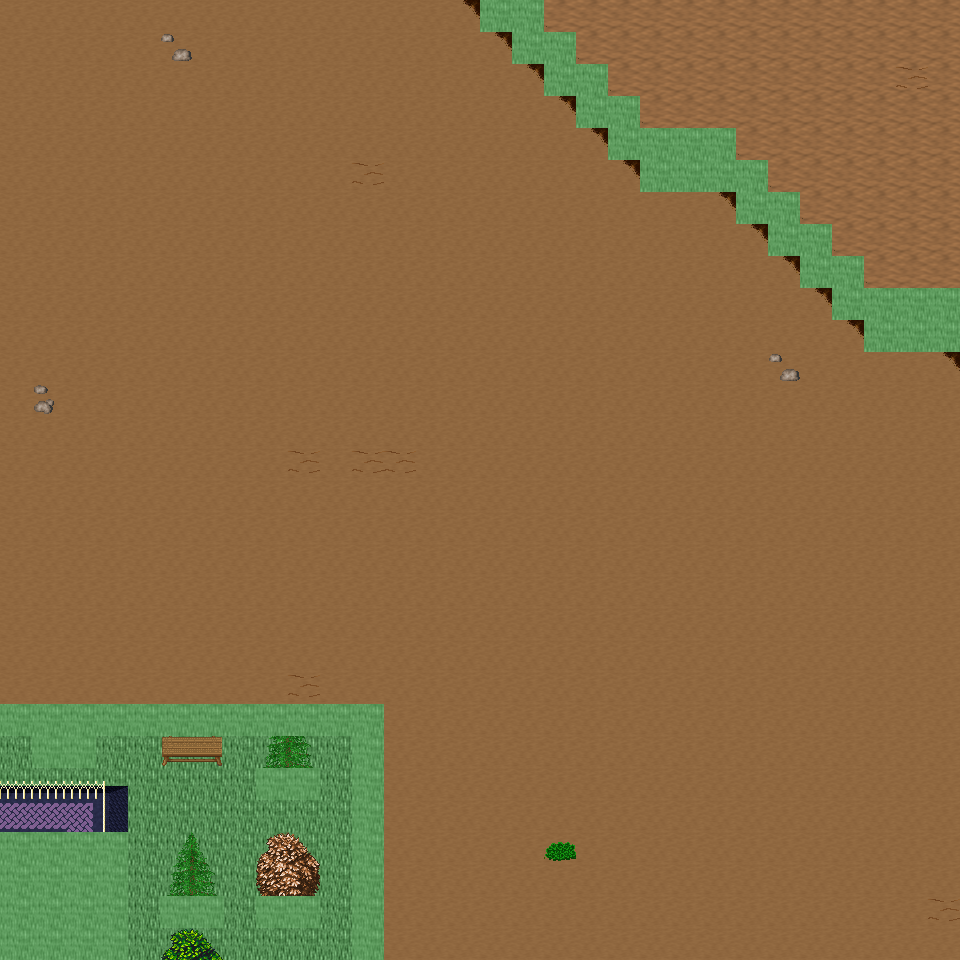

A level layout from a 2D game, rendered from its tile map. Below: a short description, then the map file with tile-grid data replaced by summaries:
An orthogonal 30x30 tile map with 32x32 px tiles, 6 tile layers (Ground, Object, Object2, Above, ...), 37 tilesets and 8 objects (8x mapExit).

<map version="1.0" orientation="orthogonal" renderorder="right-down" width="30" height="30" tilewidth="32" tileheight="32" nextobjectid="9">
  <tileset firstgid="1" name="tileset_ground_ground" tilewidth="32" tileheight="32" tilecount="33" columns="3">
    <image source="../drawable/tileset_ground_ground.png" width="96" height="352" />
  </tileset>
  <tileset firstgid="34" name="tileset_ground_ridge_earth_dark" tilewidth="32" tileheight="32" tilecount="96" columns="12">
    <image source="../drawable/tileset_ground_ridge_earth_dark.png" width="384" height="256" />
  </tileset>
  <tileset firstgid="130" name="tileset_ground_ridge_earth_pale" tilewidth="32" tileheight="32" tilecount="96" columns="12">
    <image source="../drawable/tileset_ground_ridge_earth_pale.png" width="384" height="256" />
  </tileset>
  <tileset firstgid="226" name="tileset_ground_earth_edges" tilewidth="32" tileheight="32" tilecount="18" columns="6">
    <image source="../drawable/tileset_ground_earth_edges.png" width="192" height="96" />
  </tileset>
  <tileset firstgid="244" name="tileset_ground_rock_pebbles" tilewidth="32" tileheight="32" tilecount="3" columns="1">
    <image source="../drawable/tileset_ground_rock_pebbles.png" width="32" height="96" />
  </tileset>
  <tileset firstgid="247" name="tileset_plant_grasses" tilewidth="32" tileheight="32" tilecount="6" columns="3">
    <image source="../drawable/tileset_plant_grasses.png" width="96" height="64" />
  </tileset>
  <tileset firstgid="253" name="tileset_plant_flower_daisy_yellow" tilewidth="32" tileheight="32" tilecount="8" columns="2">
    <image source="../drawable/tileset_plant_flower_daisy_yellow.png" width="64" height="128" />
  </tileset>
  <tileset firstgid="261" name="tileset_plant_bush_bushes" tilewidth="32" tileheight="32" tilecount="10" columns="5">
    <image source="../drawable/tileset_plant_bush_bushes.png" width="160" height="64" />
  </tileset>
  <tileset firstgid="271" name="tileset_plant_flower_daisy_red" tilewidth="32" tileheight="32" tilecount="8" columns="2">
    <image source="../drawable/tileset_plant_flower_daisy_red.png" width="64" height="128" />
  </tileset>
  <tileset firstgid="279" name="tileset_plant_tree_tree_darkgreen" tilewidth="32" tileheight="32" tilecount="88" columns="8">
    <image source="../drawable/tileset_plant_tree_tree_darkgreen.png" width="256" height="352" />
  </tileset>
  <tileset firstgid="367" name="tileset_plant_flower_daisy_blue" tilewidth="32" tileheight="32" tilecount="8" columns="2">
    <image source="../drawable/tileset_plant_flower_daisy_blue.png" width="64" height="128" />
  </tileset>
  <tileset firstgid="375" name="tileset_item_corpse_skull_pale" tilewidth="32" tileheight="32" tilecount="2" columns="2">
    <image source="../drawable/tileset_item_corpse_skull_pale.png" width="64" height="32" />
  </tileset>
  <tileset firstgid="377" name="tileset_plant_vine" tilewidth="32" tileheight="32" tilecount="3" columns="1">
    <image source="../drawable/tileset_plant_vine.png" width="32" height="96" />
  </tileset>
  <tileset firstgid="380" name="tileset_plant_flower_daisy_white" tilewidth="32" tileheight="32" tilecount="8" columns="2">
    <image source="../drawable/tileset_plant_flower_daisy_white.png" width="64" height="128" />
  </tileset>
  <tileset firstgid="388" name="tileset_item_corpse_huge_animal" tilewidth="32" tileheight="32" tilecount="16" columns="2">
    <image source="../drawable/tileset_item_corpse_huge_animal.png" width="64" height="256" />
  </tileset>
  <tileset firstgid="404" name="tileset_building_fence_fence_chunky" tilewidth="32" tileheight="32" tilecount="21" columns="3">
    <image source="../drawable/tileset_building_fence_fence_chunky.png" width="96" height="224" />
  </tileset>
  <tileset firstgid="425" name="tileset_ground_eye" tilewidth="32" tileheight="32" tilecount="9" columns="3">
    <image source="../drawable/tileset_ground_eye.png" width="96" height="96" />
  </tileset>
  <tileset firstgid="434" name="tileset_logic_creature_gnome" tilewidth="32" tileheight="32" tilecount="6" columns="6">
    <image source="../drawable/tileset_logic_creature_gnome.png" width="192" height="32" />
  </tileset>
  <tileset firstgid="440" name="tileset_logic_creature_animal" tilewidth="32" tileheight="32" tilecount="32" columns="8">
    <image source="../drawable/tileset_logic_creature_animal.png" width="256" height="128" />
  </tileset>
  <tileset firstgid="472" name="tileset_logic_collision" tilewidth="32" tileheight="32" tilecount="1" columns="1">
    <image source="../drawable/tileset_logic_collision.png" width="32" height="32" />
  </tileset>
  <tileset firstgid="473" name="tileset_plant_tree_taller_trees" tilewidth="32" tileheight="32" tilecount="32" columns="8">
    <image source="../drawable/tileset_plant_tree_taller_trees.png" width="256" height="128" />
  </tileset>
  <tileset firstgid="505" name="tileset_plant_tree_spruce" tilewidth="32" tileheight="32" tilecount="6" columns="2">
    <image source="../drawable/tileset_plant_tree_spruce.png" width="64" height="96" />
  </tileset>
  <tileset firstgid="511" name="tileset_ground_blue_paving" tilewidth="32" tileheight="32" tilecount="2" columns="1">
    <image source="../drawable/tileset_ground_blue_paving.png" width="32" height="64" />
  </tileset>
  <tileset firstgid="513" name="tileset_ground_grass_edges" tilewidth="32" tileheight="32" tilecount="36" columns="12">
    <image source="../drawable/tileset_ground_grass_edges.png" width="384" height="96" />
  </tileset>
  <tileset firstgid="549" name="tileset_ground_grass_corners" tilewidth="32" tileheight="32" tilecount="24" columns="6">
    <image source="../drawable/tileset_ground_grass_corners.png" width="192" height="128" />
  </tileset>
  <tileset firstgid="573" name="tileset_logic_item_fruits" tilewidth="32" tileheight="32" tilecount="10" columns="10">
    <image source="../drawable/tileset_logic_item_fruits.png" width="256" height="64" />
  </tileset>
  <tileset firstgid="583" name="tileset_building_house_pink_blue" tilewidth="32" tileheight="32" tilecount="99" columns="11">
    <image source="../drawable/tileset_building_house_pink_blue.png" width="352" height="288" />
  </tileset>
  <tileset firstgid="682" name="tileset_building_fence_stone_fence_white" tilewidth="32" tileheight="32" tilecount="9" columns="3">
    <image source="../drawable/tileset_building_fence_stone_fence_white.png" width="96" height="96" />
  </tileset>
  <tileset firstgid="691" name="tileset_plant_tree_pine_tree" tilewidth="32" tileheight="32" tilecount="20" columns="4">
    <image source="../drawable/tileset_plant_tree_pine_tree.png" width="128" height="160" />
  </tileset>
  <tileset firstgid="711" name="tileset_furniture_chair_bench_wooden" tilewidth="32" tileheight="32" tilecount="8" columns="2">
    <image source="../drawable/tileset_furniture_chair_bench_wooden.png" width="64" height="128" />
  </tileset>
  <tileset firstgid="719" name="tileset_item_postbox" tilewidth="32" tileheight="32" tilecount="4" columns="2">
    <image source="../drawable/tileset_item_postbox.png" width="64" height="64" />
  </tileset>
  <tileset firstgid="723" name="tileset_logic_portal" tilewidth="32" tileheight="32" tilecount="24" columns="8">
    <image source="../drawable/tileset_logic_portal.png" width="256" height="96" />
  </tileset>
  <tileset firstgid="747" name="tileset_furniture_light_lamp_blue" tilewidth="32" tileheight="32" tilecount="3" columns="1">
    <image source="../drawable/tileset_furniture_light_lamp_blue.png" width="32" height="96" />
  </tileset>
  <tileset firstgid="750" name="tileset_light_dim_light_7x5" tilewidth="32" tileheight="32" tilecount="35" columns="7">
    <image source="../drawable/tileset_light_dim_light_7x5.png" width="224" height="160" />
  </tileset>
  <tileset firstgid="785" name="tileset_light_light_5x5" tilewidth="32" tileheight="32" tilecount="25" columns="5">
    <image source="../drawable/tileset_light_light_5x5.png" width="160" height="160" />
  </tileset>
  <tileset firstgid="810" name="tileset_logic_creature_reptile" tilewidth="32" tileheight="32" tilecount="7" columns="7">
    <image source="../drawable/tileset_logic_creature_reptile.png" width="224" height="32" />
  </tileset>
  <tileset firstgid="817" name="tileset_plant_bushes_and_trees" tilewidth="32" tileheight="32" tilecount="144" columns="16">
    <image source="../drawable/tileset_plant_bushes_and_trees.png" width="512" height="289" />
  </tileset>
  <layer name="Ground" width="30" height="30">
    <data>[900 cells, 900 non-empty, 3 distinct tile ids]</data>
  </layer>
  <layer name="Object" width="30" height="30">
    <data>[900 cells, 60 non-empty, 16 distinct tile ids]</data>
  </layer>
  <layer name="Object2" width="30" height="30">
    <data>[900 cells, 32 non-empty, 10 distinct tile ids]</data>
  </layer>
  <layer name="Above" width="30" height="30">
    <data>[900 cells, 49 non-empty, 26 distinct tile ids]</data>
  </layer>
  <layer name="Above2" width="30" height="30">
    <data>[900 cells, 0 non-empty, 0 distinct tile ids]</data>
  </layer>
  <layer name="Walkable" width="30" height="30">
    <data>[900 cells, 72 non-empty, 1 distinct tile ids]</data>
  </layer>
  <objectgroup name="MapEvents">
    <object id="1" name="north" type="mapExit" x="0" y="0" width="480" height="32">
      <properties>
        <property name="map" value="level_0_x86_y76" />
        <property name="x" value="0" />
        <property name="y" value="28" />
      </properties>
    </object>
    <object id="2" name="north2" type="mapExit" x="544" y="0" width="416" height="32">
      <properties>
        <property name="map" value="level_0_x86_y76" />
        <property name="x" value="17" />
        <property name="y" value="28" />
      </properties>
    </object>
    <object id="3" name="south" type="mapExit" x="128" y="928" width="224" height="32">
      <properties>
        <property name="map" value="level_0_x86_y78" />
        <property name="x" value="4" />
        <property name="y" value="1" />
      </properties>
    </object>
    <object id="4" name="south2" type="mapExit" x="384" y="928" width="576" height="32">
      <properties>
        <property name="map" value="level_0_x86_y78" />
        <property name="x" value="12" />
        <property name="y" value="1" />
      </properties>
    </object>
    <object id="5" name="west" type="mapExit" x="0" y="0" width="32" height="704">
      <properties>
        <property name="map" value="level_0_x85_y77" />
        <property name="x" value="28" />
        <property name="y" value="0" />
      </properties>
    </object>
    <object id="6" name="west2" type="mapExit" x="0" y="736" width="32" height="96">
      <properties>
        <property name="map" value="level_0_x85_y77" />
        <property name="x" value="28" />
        <property name="y" value="23" />
      </properties>
    </object>
    <object id="7" name="east" type="mapExit" x="928" y="0" width="32" height="288">
      <properties>
        <property name="map" value="level_0_x87_y77" />
        <property name="x" value="1" />
        <property name="y" value="0" />
      </properties>
    </object>
    <object id="8" name="east2" type="mapExit" x="928" y="352" width="32" height="608">
      <properties>
        <property name="map" value="level_0_x87_y77" />
        <property name="x" value="1" />
        <property name="y" value="11" />
      </properties>
    </object>
  </objectgroup>
</map>
